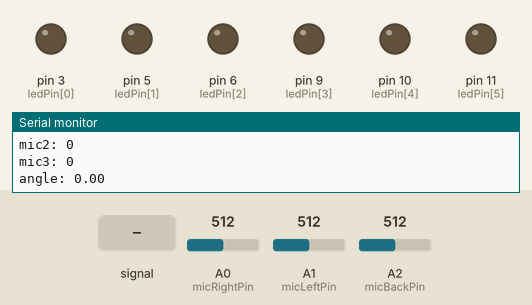
Recording of a sketch running on a simulated Arduino Uno, built with avr-gcc and run on an emulated ATmega328P. Shown: output pins drawn as LEDs (lit = HIGH), the last lines printed to the serial monitor. Dashed ring = blinking. The test bench sets the inputs (shaded band); at power-on: A0 (micRightPin) = 512, A1 (micLeftPin) = 512, A2 (micBackPin) = 512.

Above: at 1.2 s.
1.3 s: A0 (micRightPin) fed a 2 Hz sine of ±306 counts around its level
At 1.9 s:
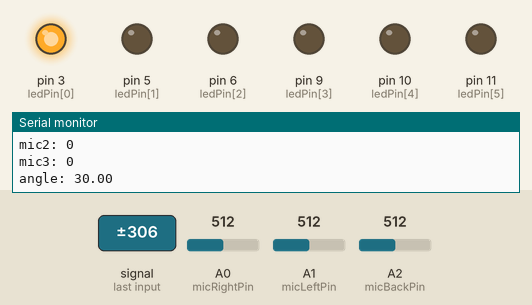
4.3 s: A1 (micLeftPin) fed a 200 Hz sine of ±81 counts around its level
At 5.43 s:
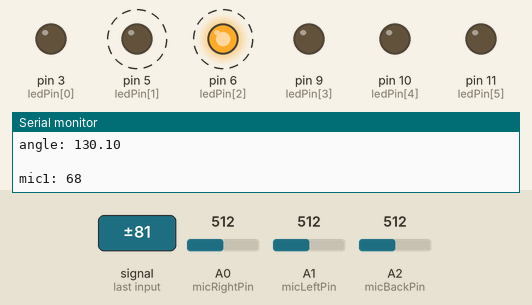
7.3 s: A2 (micBackPin) fed a 2 Hz sine of ±306 counts around its level
At 8.44 s:
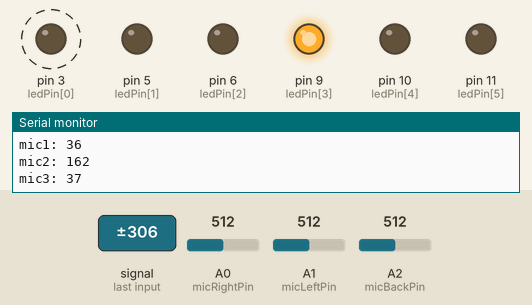
10.3 s: A0 (micRightPin) set to 716
At 12.3 s:
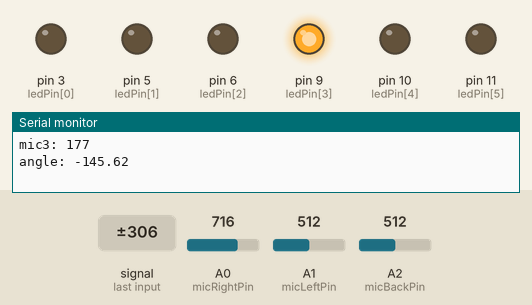
13.3 s: A1 (micLeftPin) set to 716
15.6 s: A2 (micBackPin) set to 716
Timing chart, 0 to 18.1 s (numbered marks = the images above; inputs shaded):
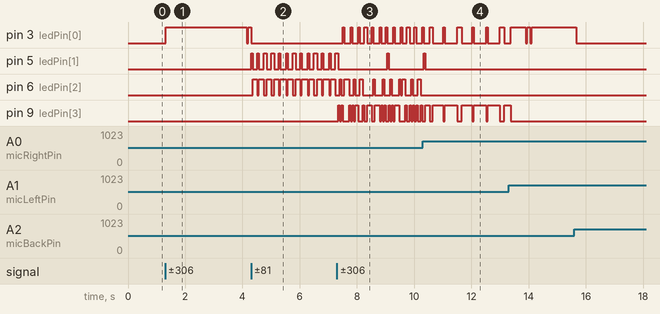

The sketch:

simulating_2_mics_with_pots.ino
```cpp
const int micRightPin = A0;  // potentiometer for right hand mic
const int micLeftPin = A1;  // potentiometer for right hand mic
const int micBackPin = A2;
const int micPin[] = {0,1,2};
int micVals[] = {0,0,0};
unsigned int micRightVal = 0;         // value read from the right hand mic
unsigned int micLeftVal = 0;         // value read from the right hand mic
unsigned int micBackVal = 0;
int ledPin[] = {3,5,6,9,10,11}; //analog output ports for led's (right to left)
double aX, aY, bX, bY, cX, cY, rX, rY, theta = 0.0; // x and y components for the two vectors and the resultant vector , the angle of the resultant
double angleDiff[] = {0,0,0,0,0,0}; // how far the angle of each led is from the sound source
double smallestAngle = 100.0; // holds the current smallest angle difference
int indexOfAngle = 0; // holds the index of the led that is closest to the sound source
double ledAngles[] = {0,60,120,180,240,300}; // set angles that led's are positioned at
int ledBrightness[] = {0,0,0,0,0,0}; // brightness for led
const int sampleWindow = 50; // Sample window width in mS (50 mS = 20Hz)

//void getMicVals(){
//  for(int i = 0; i < 3; i++){
//    micVal = analogRead(i); // read the analog in value from pot
//    if (micVal < 1024){ // toss out spurious readings
//      if (micVal > signalMax1){
//        signalMax1 = micRightVal; // save just the max levels
//      } else if (micVal < signalMin1){
//        signalMin1 = micVal; // save just the min levels
//      }
//    }
//    peakToPeak1 = signalMax1 - signalMin1; // max - min = peak-peak amplitude
//    micVals[i] = peakToPeak1;
//  }
//}

void setup() {
  // initialize serial communications at 9600 bps:
  Serial.begin(9600);
}

void loop() {
  micRightVal = analogRead(micRightPin); // read the analog in value from pot
  micLeftVal = analogRead(micLeftPin); // read the analog in value from pot
  micBackVal = analogRead(micBackPin);
  unsigned long startMillis= millis(); // Start of sample window
  unsigned int peakToPeak1 = 0; // peak-to-peak level
  unsigned int peakToPeak2 = 0; // peak-to-peak level
  unsigned int peakToPeak3 = 0; // peak-to-peak level
  unsigned int signalMax1 = 0;
  unsigned int signalMin1 = 1024;
  unsigned int signalMax2 = 0;
  unsigned int signalMin2 = 1024;
  unsigned int signalMax3 = 0;
  unsigned int signalMin3 = 1024;
  // collect data for 50 mS
  while (millis() - startMillis < sampleWindow){
    micRightVal = analogRead(micRightPin); // read the analog in value from pot
    micLeftVal = analogRead(micLeftPin); // read the analog in value from pot
    micBackVal = analogRead(micBackPin); // read the analog in value from pot


    if (micRightVal < 1024){ // toss out spurious readings
      if (micRightVal > signalMax1){
        signalMax1 = micRightVal; // save just the max levels
      } else if (micRightVal < signalMin1){
        signalMin1 = micRightVal; // save just the min levels
      }
    }
    if (micLeftVal < 1024){ // toss out spurious readings
      if (micLeftVal > signalMax2){
        signalMax2 = micLeftVal; // save just the max levels
      } else if (micLeftVal < signalMin2){
        signalMin2 = micLeftVal; // save just the min levels
      }
    }
    if (micBackVal < 1024){ // toss out spurious readings
      if (micBackVal > signalMax3){
        signalMax3 = micBackVal; // save just the max levels
      } else if (micBackVal < signalMin3){
        signalMin3 = micBackVal; // save just the min levels
      }
    }
  }
  peakToPeak1 = signalMax1 - signalMin1; // max - min = peak-peak amplitude
  peakToPeak2 = signalMax2 - signalMin2; // max - min = peak-peak amplitude
  peakToPeak3 = signalMax3 - signalMin3; // max - min = peak-peak amplitude
  String mic1 = "mic1: ";
  String mic2 = "mic2: ";
  String mic3 = "mic3: ";
  Serial.println(mic1 + peakToPeak1);
  Serial.println(mic2 + peakToPeak2);
  Serial.println(mic3 + peakToPeak3);

  // calculate x and y components of the mic vectors with mic1 at 45 degrees and mic2 at 135 degrees
  aX = peakToPeak1 * cos(PI / 6);
  aY = peakToPeak1 * sin(PI / 6);
  bX = peakToPeak2 * cos(5 * PI / 6);
  bY = peakToPeak2 * sin(5 * PI / 6);
  cX = peakToPeak3 * cos(3 * PI / 2);
  cY = peakToPeak3 * sin(3 * PI / 2);
  // combine components of component vectors to find components of resultant vector
  rX = aX + bX + cX;
  rY = aY + bY + cY;
  // find the angle of the sound source in degrees
  theta = atan2(rY, rX) * 180.0 / PI;

  // fill array with differences between angle of the sound source and each led angle
  for(int i = 0; i < 6; i++){
    if((theta - ledAngles[i]) > 0){
      angleDiff[i] = (theta - ledAngles[i]);
    } else {
      angleDiff[i] = -(theta - ledAngles[i]);
    }
  }
  smallestAngle = 100; // reset smallest angle for the next loop
  // find the index of the led with the closest angle to the sound source
  for(int i = 0; i < 6; i++){
    if(angleDiff[i] < smallestAngle){
      smallestAngle = angleDiff[i];
      indexOfAngle = i;
    }
  }

  // turn the led with the closest angle to the sound on and turn all others off
  for(int i = 0; i < 6; i++){
    // if both mics are close to 0, turn all lights off
    if(peakToPeak1 + peakToPeak2 + peakToPeak3 < 18){
      analogWrite(ledPin[i], 0);
    } else {
       if(i != indexOfAngle){
        ledBrightness[i] = 0;
       } else {
        ledBrightness[i] = 255;
       }
       analogWrite(ledPin[i], ledBrightness[i]);
    }

  }

  //print the results to the Serial Monitor:
  String angle = "angle: ";
  String micRight = "right mic: ";
  String micLeft = "left mic: ";
  String index = "index: ";
  String smallAngle = "smallest Angle: ";
  Serial.println(angle + theta);
  Serial.println(' ');
//  Serial.println(micLeft + micLeftVal);
//  Serial.println(ledColors[indexOfAngle] + " should be on");
//  for(int i = 0; i < 4; i++){
//    Serial.println(angleDiff[i]);
//  }
//  Serial.println(index + indexOfAngle);
//  Serial.println(smallAngle + smallestAngle);
  delay(2);
}
```

Measured:
- after the input at 1.3 s, pin 3 (ledPin[0]): LOW → HIGH at once, → LOW 2.8 s later, → HIGH 0.05 s later
- after the input at 4.3 s, pin 3 (ledPin[0]): HIGH → LOW at once; pin 5 (ledPin[1]): alternates HIGH for 0.05 s and LOW for 0.16 s, starting at once; pin 6 (ledPin[2]): alternates HIGH for 0.16 s and LOW for 0.05 s, starting after 0.06 s
- after the input at 7.3 s, pin 3 (ledPin[0]): alternates HIGH for 0.05 s and LOW for 0.21 s, starting after 0.21 s
- after the input at 10.3 s, pin 6 (ledPin[2]): stops changing and stays LOW
